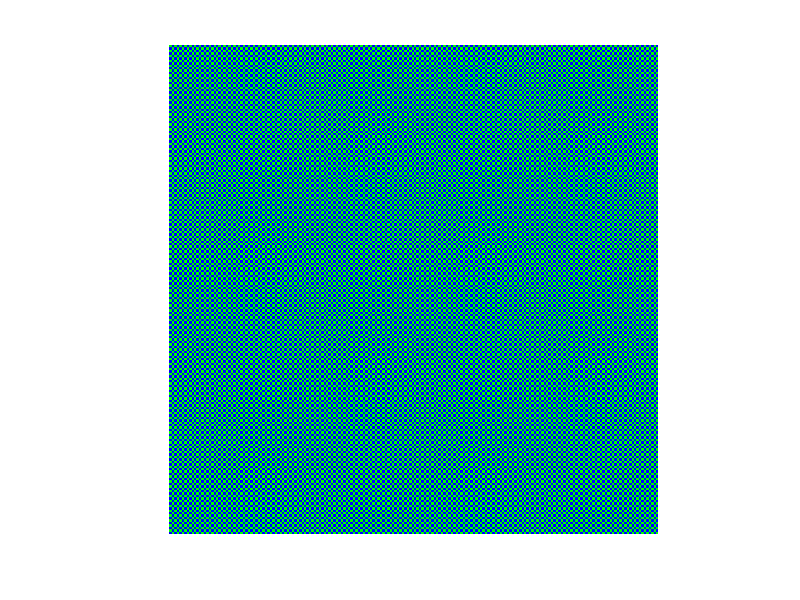

This figure's MATLAB source:
LIND = ones(200);
LIND(2:2:end, 1:2:end) = 2;
LIND(1:2:end, 2:2:end) = 2;
LMAP = [0, 1, 0; ...
    0, 0, 1];
figure
imshow(LIND, LMAP, 'InitialMagnification', 'fit')